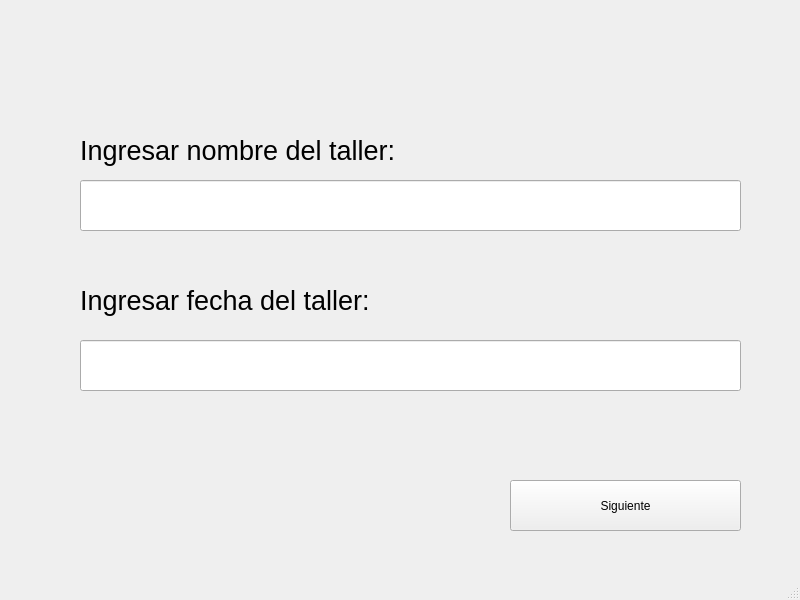
<?xml version="1.0" encoding="UTF-8"?>
<ui version="4.0">
 <class>MainWindow</class>
 <widget class="QMainWindow" name="MainWindow">
  <property name="geometry">
   <rect>
    <x>0</x>
    <y>0</y>
    <width>800</width>
    <height>600</height>
   </rect>
  </property>
  <property name="windowTitle">
   <string>Generador de Diplomas</string>
  </property>
  <widget class="QWidget" name="centralwidget">
   <widget class="QPushButton" name="pushButton">
    <property name="geometry">
     <rect>
      <x>510</x>
      <y>480</y>
      <width>231</width>
      <height>51</height>
     </rect>
    </property>
    <property name="text">
     <string>Siguiente</string>
    </property>
   </widget>
   <widget class="QLabel" name="label_2">
    <property name="geometry">
     <rect>
      <x>80</x>
      <y>130</y>
      <width>421</width>
      <height>41</height>
     </rect>
    </property>
    <property name="text">
     <string>&lt;html&gt;&lt;head/&gt;&lt;body&gt;&lt;p&gt;&lt;span style=&quot; font-size:20pt;&quot;&gt;Ingresar nombre del taller:&lt;/span&gt;&lt;/p&gt;&lt;/body&gt;&lt;/html&gt;</string>
    </property>
   </widget>
   <widget class="QLabel" name="label_3">
    <property name="geometry">
     <rect>
      <x>80</x>
      <y>280</y>
      <width>421</width>
      <height>41</height>
     </rect>
    </property>
    <property name="text">
     <string>&lt;html&gt;&lt;head/&gt;&lt;body&gt;&lt;p&gt;&lt;span style=&quot; font-size:20pt;&quot;&gt;Ingresar fecha del taller:&lt;/span&gt;&lt;/p&gt;&lt;/body&gt;&lt;/html&gt;</string>
    </property>
   </widget>
   <widget class="QLabel" name="label">
    <property name="geometry">
     <rect>
      <x>4</x>
      <y>-1</y>
      <width>791</width>
      <height>61</height>
     </rect>
    </property>
    <property name="text">
     <string/>
    </property>
    <property name="pixmap">
     <pixmap>csoftmty_logo.png</pixmap>
    </property>
    <property name="alignment">
     <set>Qt::AlignCenter</set>
    </property>
   </widget>
   <widget class="QLineEdit" name="lineEdit">
    <property name="geometry">
     <rect>
      <x>80</x>
      <y>340</y>
      <width>661</width>
      <height>51</height>
     </rect>
    </property>
   </widget>
   <widget class="QLineEdit" name="lineEdit_2">
    <property name="geometry">
     <rect>
      <x>80</x>
      <y>180</y>
      <width>661</width>
      <height>51</height>
     </rect>
    </property>
   </widget>
  </widget>
  <widget class="QMenuBar" name="menubar">
   <property name="geometry">
    <rect>
     <x>0</x>
     <y>0</y>
     <width>800</width>
     <height>26</height>
    </rect>
   </property>
  </widget>
  <widget class="QStatusBar" name="statusbar"/>
 </widget>
 <resources>
  <include location="Assets.qrc"/>
 </resources>
 <connections/>
</ui>
